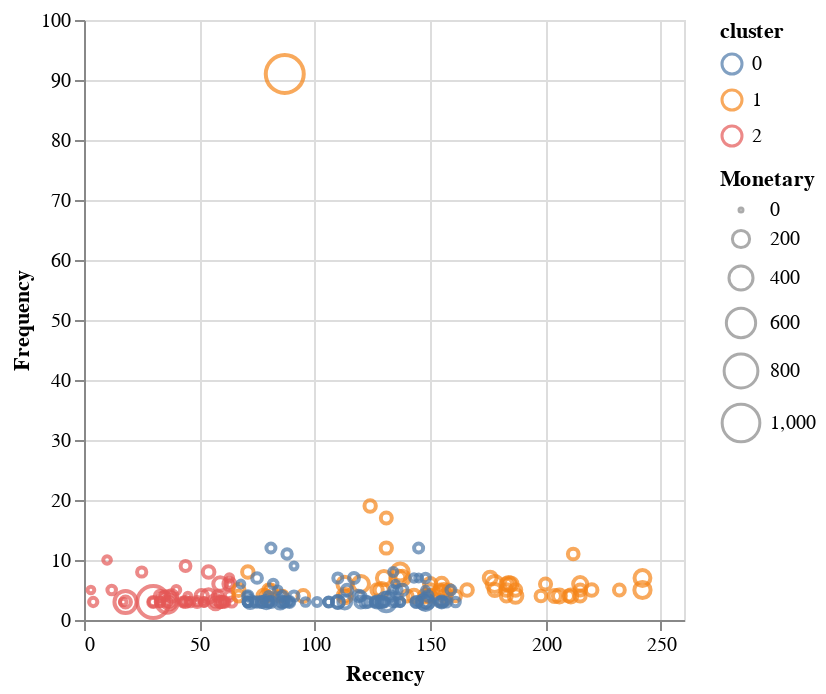

Source (notebook cell):
### Code cell
top_200_customers_df.plot.scatter("Recency", "Frequency", size="Monetary", color="cluster:N")

### Figure 1 — Vega specification as saved in the notebook (floating-point values rounded to 4 significant figures; data arrays with more than 128 entries replaced by an {"elided": "..."} marker saying what was removed)
{"$schema": "https://vega.github.io/schema/vega/v5.json", "data": [{"name": "param_4_store"}, {"name": "source_0", "values": {"elided": "200 records"}}, {"name": "source_0_x_domain_Recency", "values": [{"min": 3, "max": 242}]}, {"name": "source_0_y_domain_Frequency", "values": [{"min": 3, "max": 91}]}, {"name": "source_0_color_domain_cluster", "values": [{"cluster": 2}, {"cluster": 1}, {"cluster": 0}]}, {"name": "source_0_size_domain_Monetary", "values": [{"min": 20.25, "max": 1017.0}]}], "signals": [{"name": "unit", "value": {}, "on": [{"events": "pointermove", "update": "isTuple(group()) ? group() : unit"}]}, {"name": "param_4", "update": "vlSelectionResolve(\"param_4_store\", \"union\")"}, {"name": "param_4_Recency", "on": [{"events": [{"source": "view", "type": "dblclick"}], "update": "null"}, {"events": {"signal": "param_4_translate_delta"}, "update": "panLinear(param_4_translate_anchor.extent_x, -param_4_translate_delta.x / width)"}, {"events": {"signal": "param_4_zoom_delta"}, "update": "zoomLinear(domain(\"x\"), param_4_zoom_anchor.x, param_4_zoom_delta)"}]}, {"name": "param_4_Frequency", "on": [{"events": [{"source": "view", "type": "dblclick"}], "update": "null"}, {"events": {"signal": "param_4_translate_delta"}, "update": "panLinear(param_4_translate_anchor.extent_y, param_4_translate_delta.y / height)"}, {"events": {"signal": "param_4_zoom_delta"}, "update": "zoomLinear(domain(\"y\"), param_4_zoom_anchor.y, param_4_zoom_delta)"}]}, {"name": "param_4_tuple", "on": [{"events": [{"signal": "param_4_Recency || param_4_Frequency"}], "update": "param_4_Recency && param_4_Frequency ? {unit: \"\", fields: param_4_tuple_fields, values: [param_4_Recency,param_4_Frequency]} : null"}]}, {"name": "param_4_tuple_fields", "value": [{"field": "Recency", "channel": "x", "type": "R"}, {"field": "Frequency", "channel": "y", "type": "R"}]}, {"name": "param_4_translate_anchor", "value": {}, "on": [{"events": [{"source": "scope", "type": "pointerdown"}], "update": "{x: x(unit), y: y(unit), extent_x: domain(\"x\"), extent_y: domain(\"y\")}"}]}, {"name": "param_4_translate_delta", "value": {}, "on": [{"events": [{"source": "window", "between": [{"source": "scope", "type": "pointerdown"}, {"source": "window", "type": "pointerup"}], "consume": true, "type": "pointermove"}], "update": "{x: param_4_translate_anchor.x - x(unit), y: param_4_translate_anchor.y - y(unit)}"}]}, {"name": "param_4_zoom_anchor", "on": [{"events": [{"source": "scope", "consume": true, "type": "wheel"}], "update": "{x: invert(\"x\", x(unit)), y: invert(\"y\", y(unit))}"}]}, {"name": "param_4_zoom_delta", "on": [{"events": [{"source": "scope", "consume": true, "type": "wheel"}], "update": "pow(1.001, event.deltaY * pow(16, event.deltaMode))", "force": true}]}, {"name": "param_4_modify", "on": [{"events": {"signal": "param_4_tuple"}, "update": "modify(\"param_4_store\", param_4_tuple, true)"}]}], "marks": [{"type": "symbol", "name": "marks", "from": {"data": "source_0"}, "encode": {"update": {"opacity": {"value": 0.7}, "x": {"field": "Recency", "scale": "x"}, "y": {"field": "Frequency", "scale": "y"}, "stroke": {"field": "cluster", "scale": "color"}, "tooltip": {"signal": "{\"Recency\": format(datum[\"Recency\"], \"\"), \"Frequency\": format(datum[\"Frequency\"], \"\"), \"cluster\": isValid(datum[\"cluster\"]) ? datum[\"cluster\"] : \"\"+datum[\"cluster\"], \"Monetary\": format(datum[\"Monetary\"], \"\")}"}, "fill": {"value": "transparent"}, "size": {"field": "Monetary", "scale": "size"}}}, "style": ["point"], "interactive": true, "clip": true}], "scales": [{"name": "x", "type": "linear", "domain": [{"signal": "(data(\"source_0_x_domain_Recency\")[0] || {}).min"}, {"signal": "(data(\"source_0_x_domain_Recency\")[0] || {}).max"}], "range": [0, {"signal": "width"}], "domainRaw": {"signal": "param_4[\"Recency\"]"}, "nice": true, "zero": true}, {"name": "y", "type": "linear", "domain": [{"signal": "(data(\"source_0_y_domain_Frequency\")[0] || {}).min"}, {"signal": "(data(\"source_0_y_domain_Frequency\")[0] || {}).max"}], "range": [{"signal": "height"}, 0], "domainRaw": {"signal": "param_4[\"Frequency\"]"}, "nice": true, "zero": true}, {"name": "color", "type": "ordinal", "domain": {"data": "source_0_color_domain_cluster", "field": "cluster", "sort": true}, "range": "category"}, {"name": "size", "type": "linear", "domain": [{"signal": "(data(\"source_0_size_domain_Monetary\")[0] || {}).min"}, {"signal": "(data(\"source_0_size_domain_Monetary\")[0] || {}).max"}], "range": [4, 361], "zero": true}], "axes": [{"scale": "x", "domain": false, "ticks": false, "labels": false, "minExtent": 0, "gridScale": "y", "tickCount": {"signal": "ceil(width/40)"}, "zindex": 0, "maxExtent": 0, "aria": false, "orient": "bottom", "grid": true}, {"scale": "y", "ticks": false, "zindex": 0, "aria": false, "orient": "left", "tickCount": {"signal": "ceil(height/40)"}, "minExtent": 0, "labels": false, "maxExtent": 0, "gridScale": "x", "grid": true, "domain": false}, {"scale": "x", "zindex": 0, "title": "Recency", "labelFlush": true, "orient": "bottom", "grid": false, "tickCount": {"signal": "ceil(width/40)"}, "labelOverlap": true}, {"scale": "y", "title": "Frequency", "grid": false, "orient": "left", "labelOverlap": true, "tickCount": {"signal": "ceil(height/40)"}, "zindex": 0}], "padding": 5, "height": 300, "style": "cell", "legends": [{"stroke": "color", "symbolType": "circle", "title": "cluster", "encode": {"symbols": {"update": {"fill": {"value": "transparent"}, "opacity": {"value": 0.7}}}}}, {"size": "size", "symbolType": "circle", "title": "Monetary", "encode": {"symbols": {"update": {"fill": {"value": "transparent"}, "opacity": {"value": 0.7}}}}}], "width": 300, "background": "white"}
